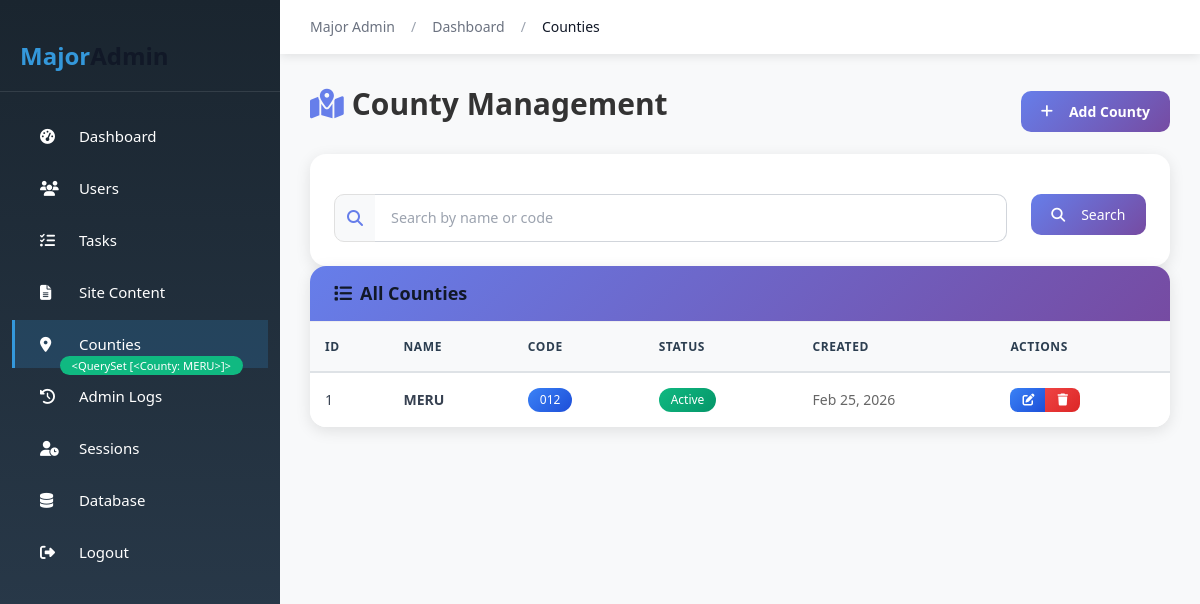
The app's page /majoradmin/counties/ (signed in) with its own data.
### majoradmin/models.py (models this page shows)
class County(models.Model):
    name = models.CharField(max_length=100, unique=True)
    code = models.CharField(max_length=10, unique=True)
    is_active = models.BooleanField(default=True)
    created_at = models.DateTimeField(auto_now_add=True)
    updated_at = models.DateTimeField(auto_now=True)
    class Meta:
        ordering = ['name']
        verbose_name_plural = 'Counties'
    def __str__(self):
        return self.name

### majoradmin/views.py (the view)
    def wrapper(request, *args, **kwargs):
        if not request.user.is_authenticated:
            return redirect('majoradmin_login')
        if not request.user.is_superuser:
            messages.error(request, 'Access denied. Superuser privileges required.')
            return redirect('dashboard')
        return view_func(request, *args, **kwargs)

### apartments/context_processors.py (called while the page is built, shortened)
def notification_count(request):
    from apartments.models import Notification, UserProfile
    unread_count = 0
    if request.user.is_authenticated:
        try:
            profile = request.user.profile
            user_role = profile.role if profile else None
            notifications = Notification.objects.filter(
                Q(recipient=request.user) | Q(recipient=None)
            )
            user_notifications = []
            for notif in notifications:
                if notif.recipient is not None and notif.recipient == request.user:
                    user_notifications.append(notif)
            unread_count = sum(1 for n in user_notifications if not n.is_read)
        except Exception:
            pass
    return {'unread_notification_count': unread_count}

### majoradmin/views.py (called while the page is built)
def major_admin_required(view_func):
    def wrapper(request, *args, **kwargs):
        if not request.user.is_authenticated:
            return redirect('majoradmin_login')
        if not request.user.is_superuser:
            messages.error(request, 'Access denied. Superuser privileges required.')
            return redirect('dashboard')
        return view_func(request, *args, **kwargs)
    return wrapper

@major_admin_required
def county_management(request):
    counties = County.objects.all()
    search = request.GET.get('search')
    if search:
        counties = counties.filter(
            Q(name__icontains=search) | Q(code__icontains=search)
        )
    context = {
        'counties': counties,
    }
    return render(request, 'majoradmin/counties.html', context)

### templates/majoradmin/counties.html (shortened to what this page needs)
{% extends 'majoradmin/base.html' %}
{% block breadcrumb %}
<li class="breadcrumb-item"><a href="{% url 'majoradmin_dashboard' %}">Dashboard</a></li>
<li class="breadcrumb-item active">Counties</li>
{% endblock %}
{% block page_content %}
<div class="row mb-4">
    <div class="col-12 d-flex justify-content-between align-items-center">
        <h2 style="color: #333; font-weight: 600;"><i class="fas fa-map-marked-alt me-2" style="color: #667eea;"></i>County Management</h2>
        <a href="{% url 'majoradmin_create_county' %}" class="btn" style="background: linear-gradient(135deg, #667eea 0%, #764ba2 100%); color: white; border-radius: 10px; padding: 10px 20px; font-weight: 600;">
            <i class="fas fa-plus me-2"></i>Add County
        </a>
    </div>
</div>
<div class="table-card" style="border-radius: 16px; overflow: hidden; box-shadow: 0 4px 15px rgba(0,0,0,0.1);">
    <div class="card-body" style="padding: 1.5rem;">
        <form method="GET" class="row g-3">
            <div class="col-md-10">
                <div class="input-group">
                    <span class="input-group-text" style="border-radius: 10px 0 0 10px; background: #f8f9fa; border-color: #e0e0e0;">
                        <i class="fas fa-search" style="color: #667eea;"></i>
                    </span>
                    <input type="text" name="search" class="form-control" placeholder="Search by name or code" value="{{ request.GET.search|default:'' }}" style="border-radius: 0 10px 10px 0; border-left: none;">
                </div>
            </div>
            <div class="col-md-2">
                <button type="submit" class="btn w-100" style="background: linear-gradient(135deg, #667eea 0%, #764ba2 100%); color: white; border-radius: 10px; font-weight: 500;">
                    <i class="fas fa-search me-2"></i>Search
                </button>
            </div>
        </form>
    </div>
</div>
<div class="table-card" style="border-radius: 16px; overflow: hidden; box-shadow: 0 4px 15px rgba(0,0,0,0.1);">
    <div class="card-header" style="background: linear-gradient(135deg, #667eea 0%, #764ba2 100%); color: white; padding: 1rem 1.5rem;">
        <h5 class="mb-0" style="font-weight: 600;"><i class="fas fa-list me-2"></i>All Counties</h5>
    </div>
    <div class="card-body" style="padding: 0;">
        <div class="table-responsive">
            <table class="table table-hover mb-0" style="margin: 0;">
                <thead style="background: #f8f9fa;">
                    <tr>
                        <th style="padding: 15px;">ID</th>
                        <th style="padding: 15px;">Name</th>
                        <th style="padding: 15px;">Code</th>
                        <th style="padding: 15px;">Status</th>
                        <th style="padding: 15px;">Created</th>
                        <th style="padding: 15px;">Actions</th>
                    </tr>
                </thead>
                <tbody>
                    {% for county in counties %}
                    <tr style="transition: all 0.2s;">
                        <td style="padding: 15px;">{{ county.id }}</td>
                        <td style="padding: 15px;"><strong>{{ county.name }}</strong></td>
                        <td style="padding: 15px;"><span class="badge" style="background: linear-gradient(135deg, #3b82f6 0%, #1d4ed8 100%); color: white; padding: 6px 12px; border-radius: 20px;">{{ county.code }}</span></td>
                        <td style="padding: 15px;">
                            {% if county.is_active %}
                            <span class="badge" style="background: linear-gradient(135deg, #10b981 0%, #059669 100%); color: white; padding: 6px 12px; border-radius: 20px;">Active</span>
                            {% else %}
                            <span class="badge" style="background: #6c757d; color: white; padding: 6px 12px; border-radius: 20px;">Inactive</span>
                            {% endif %}
                        </td>
                        <td style="padding: 15px; color: #666;">{{ county.created_at|date:"M d, Y" }}</td>
                        <td style="padding: 15px;">
                            <div class="btn-group" role="group">
                                <a href="{% url 'majoradmin_edit_county' county.id %}" class="btn btn-sm" style="background: linear-gradient(135deg, #3b82f6 0%, #1d4ed8 100%); color: white; border-radius: 8px 0 0 8px;" title="Edit">
                                    <i class="fas fa-edit"></i>
                                </a>
                                <a href="{% url 'majoradmin_delete_county' county.id %}" class="btn btn-sm" style="background: linear-gradient(135deg, #ef4444 0%, #dc2626 100%); color: white; border-radius: 0 8px 8px 0;" title="Delete">
                                    <i class="fas fa-trash"></i>
                                </a>
                            </div>
                        </td>
                    </tr>
                    {% endfor %}
                </tbody>
            </table>
        </div>
    </div>
</div>
{% endblock %}

### templates/majoradmin/base.html (shortened to what this page needs)
{% load static %}
<!DOCTYPE html>
<html lang="en">
<head>
    <link href="https://cdn.jsdelivr.net/npm/bootstrap@5.3.0/dist/css/bootstrap.min.css" rel="stylesheet">
    <link rel="stylesheet" href="https://cdnjs.cloudflare.com/ajax/libs/font-awesome/6.4.0/css/all.min.css">
    <link rel="stylesheet" href="{% static 'style.css' %}">
</head>
<body>
    {% block login_content %}
    {% block main_layout %}
    <div class="sidebar">
        <div class="logo">
            <h3><span>Major</span>Admin</h3>
        </div>
        <div class="nav-item {% if request.path == '/majoradmin/' %}active{% endif %}">
            <a href="{% url 'majoradmin_dashboard' %}">
                <i class="fas fa-tachometer-alt"></i> Dashboard
            </a>
        </div>
        <div class="nav-item {% if '/majoradmin/users' in request.path %}active{% endif %}">
            <a href="{% url 'majoradmin_users' %}">
                <i class="fas fa-users"></i> Users
            </a>
        </div>
        <div class="nav-item {% if '/majoradmin/tasks' in request.path %}active{% endif %}">
            <a href="{% url 'majoradmin_tasks' %}">
                <i class="fas fa-tasks"></i> Tasks
            </a>
        </div>
        <div class="nav-item {% if '/majoradmin/content' in request.path %}active{% endif %}">
            <a href="{% url 'majoradmin_site_content' %}">
                <i class="fas fa-file-alt"></i> Site Content
            </a>
        </div>
        <div class="nav-item {% if '/majoradmin/counties' in request.path %}active{% endif %}">
            <a href="{% url 'majoradmin_counties' %}">
                <i class="fas fa-map-marker-alt"></i> Counties <span class="badge bg-success float-end" style="font-size: 0.7rem;">{{ counties }}</span>
            </a>
        </div>
        <div class="nav-item {% if '/majoradmin/logs' in request.path %}active{% endif %}">
            <a href="{% url 'majoradmin_logs' %}">
                <i class="fas fa-history"></i> Admin Logs
            </a>
        </div>
        <div class="nav-item {% if '/majoradmin/sessions' in request.path %}active{% endif %}">
            <a href="{% url 'majoradmin_sessions' %}">
                <i class="fas fa-user-clock"></i> Sessions
            </a>
        </div>
        <div class="nav-item {% if '/majoradmin/database' in request.path %}active{% endif %}">
            <a href="{% url 'majoradmin_database' %}">
                <i class="fas fa-database"></i> Database
            </a>
        </div>
        <div class="nav-item">
            <a href="{% url 'majoradmin_logout' %}">
                <i class="fas fa-sign-out-alt"></i> Logout
            </a>
        </div>
    </div>
    <div class="main-content">
        <div class="top-bar">
            <nav aria-label="breadcrumb">
                <ol class="breadcrumb">
                    <li class="breadcrumb-item"><a href="{% url 'majoradmin_dashboard' %}">Major Admin</a></li>
                    {% block breadcrumb %}{% endblock %}
                </ol>
            </nav>
            <div class="user-info">
                <span>{{ request.user.username }}</span>
            </div>
        </div>
        {% block page_content %}{% endblock %}
    </div>
    {% endblock %}
    {% endblock %}
</body>
</html>

### templates/majoradmin/base.html (style rules this page uses)
:root { --primary-color: #2c3e50; --secondary-color: #3498db; --accent-color: #e74c3c; --sidebar-width: 280px; }
body { font-family: 'Segoe UI', Tahoma, Geneva, Verdana, sans-serif; background-color: #f8f9fa; }
.sidebar { width: var(--sidebar-width); height: 100vh; position: fixed; left: 0; top: 0; background: linear-gradient(180deg, #1a252f 0%, #2c3e50 100%); color: white; padding-top: 20px; overflow-y: auto; z-index: 1000; }
.sidebar .logo { text-align: center; padding: 20px; border-bottom: 1px solid rgba(255,255,255,0.1); margin-bottom: 20px; }
.sidebar .logo h3 { margin: 0; font-size: 1.5rem; font-weight: 700; }
.sidebar .logo span { color: #3498db; }
.sidebar .nav-item { padding: 12px 25px; cursor: pointer; transition: all 0.3s; border-left: 3px solid transparent; position: relative; }
.sidebar .nav-item.active { background: rgba(52, 152, 219, 0.2); border-left-color: #3498db; }
.sidebar .nav-item i { width: 25px; margin-right: 10px; }
.sidebar .nav-item a { color: white; text-decoration: none; display: block; }
.main-content { margin-left: var(--sidebar-width); padding: 30px; min-height: 100vh; }
.top-bar { background: white; padding: 15px 30px; margin: -30px -30px 30px -30px; box-shadow: 0 2px 10px rgba(0,0,0,0.1); display: flex; justify-content: space-between; align-items: center; }
.top-bar .breadcrumb { margin: 0; }
.top-bar .user-info { display: flex; align-items: center; gap: 15px; }
.table-card { background: white; border-radius: 10px; box-shadow: 0 2px 15px rgba(0,0,0,0.1); overflow: hidden; }
.table-card .card-header { background: #f8f9fa; padding: 20px; border-bottom: 1px solid #eee; }
.table-card .card-body { padding: 0; }
.table { margin: 0; }
.table th { background: #f8f9fa; font-weight: 600; color: #2c3e50; border-bottom: 2px solid #dee2e6; padding: 15px; }
.table td { padding: 15px; vertical-align: middle; }
.form-control, .form-select { border-radius: 8px; padding: 12px 15px; border: 1px solid #ddd; }
.table-responsive { overflow-x: auto; }

### records on screen
County: name "<QuerySet [<County: MERU>]>", id "1", name "MERU", code "012", is_active "Active", created_at "Feb 25, 2026"
